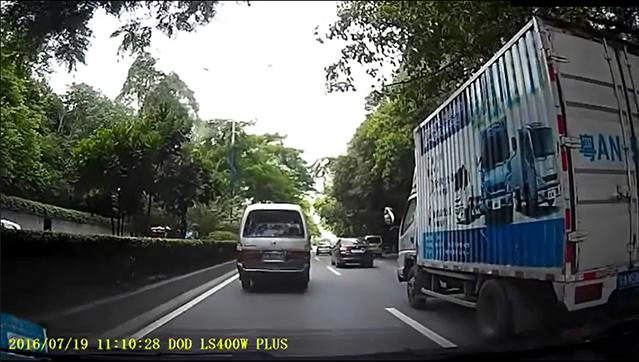
#> input picture img.jpg, 639 x 362 px, given in place of video.mp4, which was not available
$ python lane_detect.py   (older library calls are emulated)
#> lines starting #> are read from the running program, lines starting #| are printed output that depends on the picture; after the words box and inside, x2 and y2 are one past the last pixel; in counts of white or black regions, pixels touching at a corner belong together; pictures that were not available may be replaced by others from this repository, and a replacement may not be noted
import cv2
import numpy as np


def get_edge_img(color_img, gaussian_ksize=5, gaussian_sigmax=1,
                 canny_threshold1=50, canny_threshold2=100):
    """
    灰度化,模糊,canny变换,提取边缘
    :param color_img: 彩色图,channels=3
    """
    gaussian = cv2.GaussianBlur(color_img, (gaussian_ksize, gaussian_ksize),
                                gaussian_sigmax)
    gray_img = cv2.cvtColor(gaussian, cv2.COLOR_BGR2GRAY)
    edges_img = cv2.Canny(gray_img, canny_threshold1, canny_threshold2)
    return edges_img


def roi_mask(gray_img):
    """
    对gray_img进行掩膜
    :param gray_img: 灰度图,channels=1
    """
    poly_pts = np.array([[[0, 368], [300, 210], [340, 210], [640, 368]]])
    mask = np.zeros_like(gray_img)
    mask = cv2.fillPoly(mask, pts=poly_pts, color=255)
    img_mask = cv2.bitwise_and(gray_img, mask)
    return img_mask


def get_lines(edge_img):
    """
    获取edge_img中的所有线段
    :param edge_img: 标记边缘的灰度图
    """

    def calculate_slope(line):
        """
        计算线段line的斜率
        :param line: np.array([[x_1, y_1, x_2, y_2]])
        :return:
        """
        x_1, y_1, x_2, y_2 = line[0]
        return (y_2 - y_1) / (x_2 - x_1)

    def reject_abnormal_lines(lines, threshold=0.2):
        """
        剔除斜率不一致的线段
        :param lines: 线段集合, [np.array([[x_1, y_1, x_2, y_2]]),np.array([[x_1, y_1, x_2, y_2]]),...,np.array([[x_1, y_1, x_2, y_2]])]
        """
        slopes = [calculate_slope(line) for line in lines]
        while len(lines) > 0:
            mean = np.mean(slopes)
            diff = [abs(s - mean) for s in slopes]
            idx = np.argmax(diff)
            if diff[idx] > threshold:
                slopes.pop(idx)
                lines.pop(idx)
            else:
                break
        return lines

    def least_squares_fit(lines):
        """
        将lines中的线段拟合成一条线段
        :param lines: 线段集合, [np.array([[x_1, y_1, x_2, y_2]]),np.array([[x_1, y_1, x_2, y_2]]),...,np.array([[x_1, y_1, x_2, y_2]])]
        :return: 线段上的两点,np.array([[xmin, ymin], [xmax, ymax]])
        """
        x_coords = np.ravel([[line[0][0], line[0][2]] for line in lines])
        y_coords = np.ravel([[line[0][1], line[0][3]] for line in lines])
        poly = np.polyfit(x_coords, y_coords, deg=1)
        point_min = (np.min(x_coords), np.polyval(poly, np.min(x_coords)))
        point_max = (np.max(x_coords), np.polyval(poly, np.max(x_coords)))
        return np.array([point_min, point_max], dtype=np.int)

    # 获取所有线段
    lines = cv2.HoughLinesP(edge_img, 1, np.pi / 180, 15, minLineLength=40,
                            maxLineGap=20)
    # 按照斜率分成车道线
    left_lines = [line for line in lines if calculate_slope(line) > 0]
    right_lines = [line for line in lines if calculate_slope(line) < 0]
    # 剔除离群线段
    left_lines = reject_abnormal_lines(left_lines)
    right_lines = reject_abnormal_lines(right_lines)

    return least_squares_fit(left_lines), least_squares_fit(right_lines)


def draw_lines(img, lines):
    """
    在img上绘制lines
    :param img:
    :param lines: 两条线段: [np.array([[xmin1, ymin1], [xmax1, ymax1]]), np.array([[xmin2, ymin2], [xmax2, ymax2]])]
    :return:
    """
    left_line, right_line = lines
    cv2.line(img, tuple(left_line[0]), tuple(left_line[1]), color=(0, 255, 255),
             thickness=5)
    cv2.line(img, tuple(right_line[0]), tuple(right_line[1]),
             color=(0, 255, 255), thickness=5)


def show_lane(color_img):
    """
    在color_img上画出车道线
    :param color_img: 彩色图,channels=3
    :return:
    """
    edge_img = get_edge_img(color_img)
    mask_gray_img = roi_mask(edge_img)
    lines = get_lines(mask_gray_img)
    draw_lines(color_img, lines)
    return color_img


if __name__ == '__main__':
    # 打开视频
    CAPTURE = cv2.VideoCapture('video.mp4')
    fourcc = cv2.VideoWriter_fourcc(*'MJPG')
    outfile = cv2.VideoWriter('output.avi', fourcc, 25., (1280, 368))
    # 循环处理每一帧
    while CAPTURE.isOpened():
        _, frame = CAPTURE.read()
#> frame is the input picture: shape (362, 639, 3); mean B, G, R 89, 92.8, 88.4
        origin = np.copy(frame)
        frame = show_lane(frame)
#> in get_edge_img, `gaussian = cv2.GaussianBlur(color_img, (gaussian_ksize, gaussian_ksize..`:
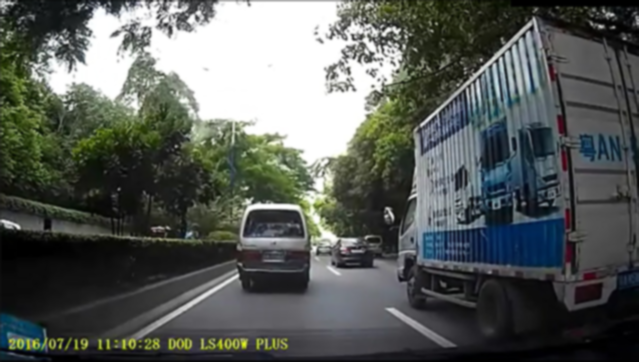
#> gaussian: shape (362, 639, 3); mean B, G, R 89.1, 92.9, 88.5
#> in get_edge_img, `gray_img = cv2.cvtColor(gaussian, cv2.COLOR_BGR2GRAY)`:
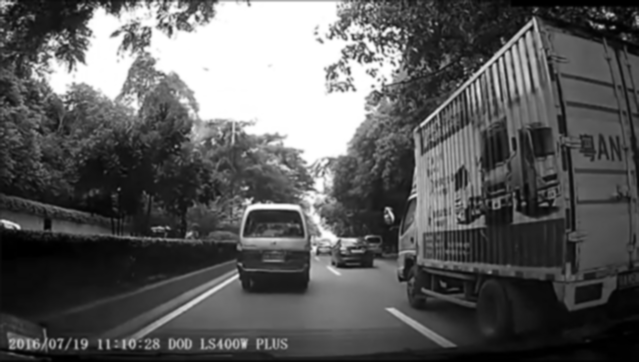
#> gray_img: shape (362, 639); min 0, max 255, mean 91.1
#> in get_edge_img, `edges_img = cv2.Canny(gray_img, canny_threshold1, canny_threshold2)`:
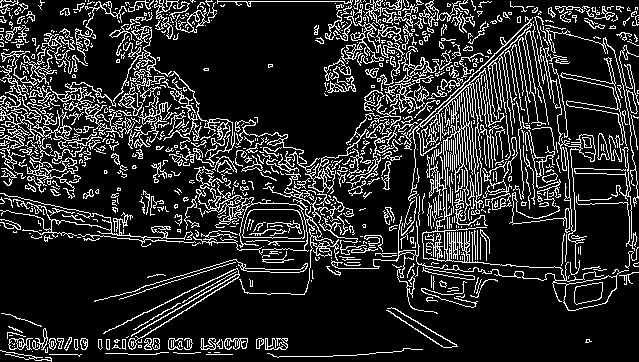
#> edges_img: shape (362, 639); 16.3% white in thin lines or dots
#> in roi_mask, `img_mask = cv2.bitwise_and(gray_img, mask)`:
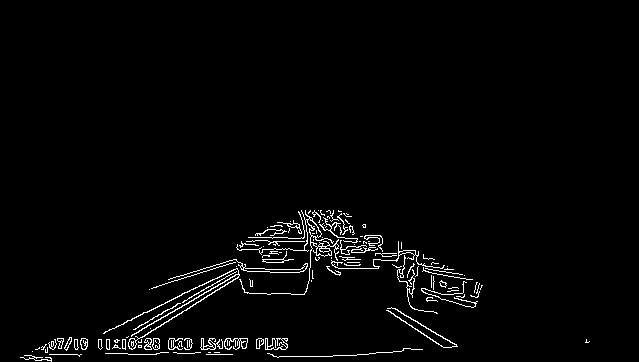
#> img_mask: shape (362, 639); 2.2% white in thin lines or dots, all inside (x1, y1, x2, y2) = (20, 210, 590, 362)
#> in get_lines, `lines = cv2.HoughLinesP(edge_img, 1, np.pi / 180, 15, minLineLength=40..`: lines = 102 rows, first 6: [112, 353, 346, 213], [108, 349, 344, 213], [51, 360, 199, 285], [265, 230, 444, 265], [100, 349, 339, 211], [42, 346, 284, 342]
#> in get_lines, `left_lines = [line for line in lines if calculate_slope(line) > 0]`: left_lines = 45 items, first 6: [[265, 230, 444, 265]], [[200, 269, 312, 273]], [[126, 337, 287, 340]], [[272, 229, 337, 274]], [[130, 338, 287, 344]], [[310, 256, 472, 279]]
#> in get_lines, `right_lines = [line for line in lines if calculate_slope(line) < 0]`: right_lines = 46 items, first 6: [[112, 353, 346, 213]], [[108, 349, 344, 213]], [[51, 360, 199, 285]], [[100, 349, 339, 211]], [[42, 346, 284, 342]], [[201, 285, 333, 212]]
#> in reject_abnormal_lines, `slopes = [calculate_slope(line) for line in lines]`: slopes = 45 values, max 1.43 at index 39, min 0.0164 at index 29, mean 0.354
#> the loop in reject_abnormal_lines, `while len(lines) > 0:` made 20 passes
#> (mean, idx) on passes 1 to 12: (0.354, 39), (0.329, 43), (0.307, 18), (0.286, 34), (0.271, 36), (0.26, 17), (0.249, 3), (0.237, 17), (0.226, 29), (0.214, 29), (0.201, 6), (0.188, 18)
#> after the loop in reject_abnormal_lines, `while len(lines) > 0:`: lines = 26 items, first 6: [[265, 230, 444, 265]], [[200, 269, 312, 273]], [[126, 337, 287, 340]], [[130, 338, 287, 344]], [[310, 256, 472, 279]], [[304, 245, 434, 259]]; slopes = 26 values, max 0.286 at index 11, min 0.0164 at index 19, mean 0.105
#> in get_lines, `left_lines = reject_abnormal_lines(left_lines)`: left_lines has the same summary as lines in reject_abnormal_lines
#> the loop in reject_abnormal_lines (call 2), `while len(lines) > 0:` made 24 passes
#> (mean, idx) on passes 1 to 12: (-0.589, 29), (-0.398, 34), (-0.278, 41), (-0.27, 0), (-0.262, 39), (-0.254, 15), (-0.246, 28), (-0.237, 8), (-0.228, 2), (-0.219, 20), (-0.209, 10), (-0.198, 0)
#> in get_lines, `right_lines = reject_abnormal_lines(right_lines)`: right_lines = 23 items, first 6: [[42, 346, 284, 342]], [[302, 267, 373, 264]], [[156, 353, 219, 352]], [[325, 356, 401, 351]], [[48, 343, 287, 339]], [[307, 242, 382, 240]]
#> in least_squares_fit, `x_coords = np.ravel([[line[0][0], line[0][2]] for line in lines])`: x_coords = 52 values, max 482 at index 37, min 80 at index 48, mean 344.1
#> in least_squares_fit, `y_coords = np.ravel([[line[0][1], line[0][3]] for line in lines])`: y_coords = 52 values, max 344 at index 7, min 221 at index 18, mean 270.6
#> in least_squares_fit, `poly = np.polyfit(x_coords, y_coords, deg=1)`: poly = [-0.0631, 292.3]
#> in least_squares_fit, `point_min = (np.min(x_coords), np.polyval(poly, np.min(x_coords)))`: point_min = (80, 287.2)
#> in least_squares_fit, `point_max = (np.max(x_coords), np.polyval(poly, np.max(x_coords)))`: point_max = (482, 261.9)
#> in show_lane, `lines = get_lines(mask_gray_img)`: lines = ([[80, 287], [482, 261]], [[42, 339], [478, 253]])
#> in draw_lines, `left_line, right_line = lines`: left_line = [[80, 287], [482, 261]]; right_line = [[42, 339], [478, 253]]
#> in draw_lines, `cv2.line(img, tuple(right_line[0]), tuple(right_line[1]), color=(0, 25..`:
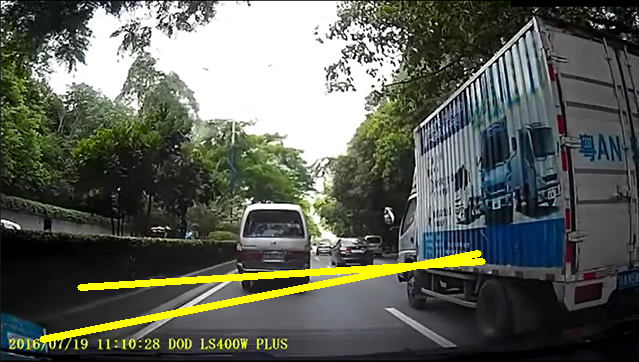
#> img: shape (362, 639, 3); mean B, G, R 86.9, 97, 92.7
        output = np.concatenate((origin, frame), axis=1)
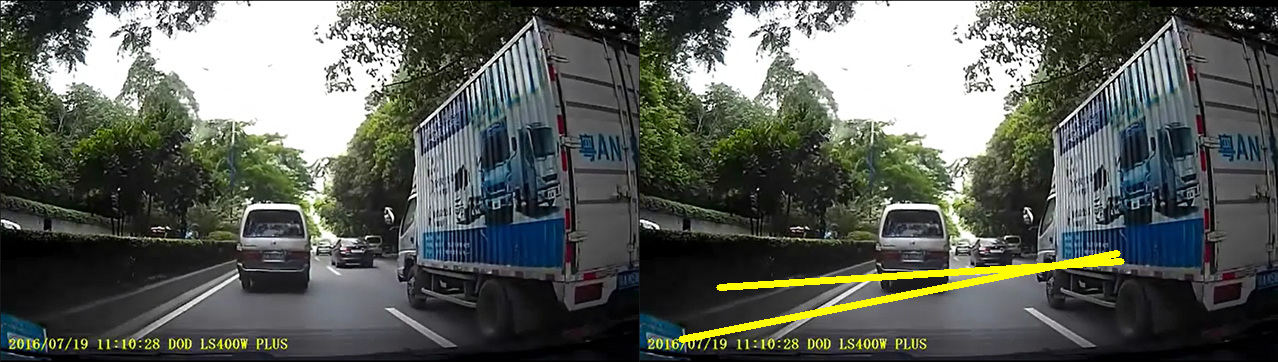
#> output: shape (362, 1278, 3); mean B, G, R 88, 94.9, 90.5
        outfile.write(output)
        cv2.imshow('video', output)
        # 处理退出
        if cv2.waitKey(1) == ord('q'):
#> (key q is pressed here)
            cv2.destroyAllWindows()
            break
